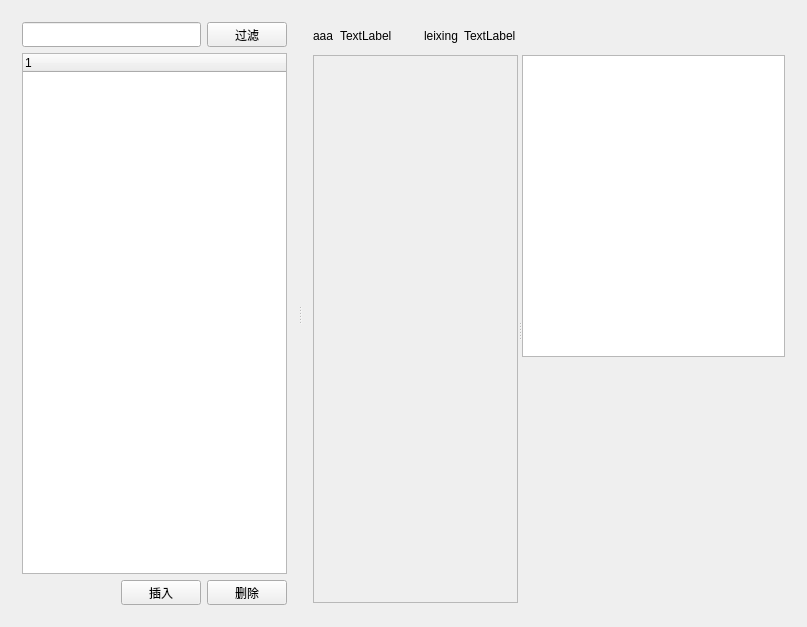
<?xml version="1.0" encoding="UTF-8"?>
<ui version="4.0">
 <class>mCustomMaterialWindowClass</class>
 <widget class="QWidget" name="mCustomMaterialWindowClass">
  <property name="geometry">
   <rect>
    <x>0</x>
    <y>0</y>
    <width>807</width>
    <height>627</height>
   </rect>
  </property>
  <property name="minimumSize">
   <size>
    <width>0</width>
    <height>0</height>
   </size>
  </property>
  <property name="windowTitle">
   <string>mMaterialWindow</string>
  </property>
  <layout class="QGridLayout" name="gridLayout_2">
   <item row="0" column="0">
    <widget class="QSplitter" name="splitter">
     <property name="orientation">
      <enum>Qt::Horizontal</enum>
     </property>
     <property name="childrenCollapsible">
      <bool>false</bool>
     </property>
     <widget class="QWidget" name="widget" native="true">
      <property name="minimumSize">
       <size>
        <width>0</width>
        <height>0</height>
       </size>
      </property>
      <layout class="QGridLayout" name="gridLayout">
       <item row="0" column="0">
        <layout class="QVBoxLayout" name="verticalLayout_2">
         <item>
          <layout class="QHBoxLayout" name="horizontalLayout">
           <property name="spacing">
            <number>6</number>
           </property>
           <item>
            <widget class="QLineEdit" name="lineEdit_Filter">
             <property name="minimumSize">
              <size>
               <width>0</width>
               <height>0</height>
              </size>
             </property>
             <property name="maximumSize">
              <size>
               <width>16777215</width>
               <height>25</height>
              </size>
             </property>
            </widget>
           </item>
           <item>
            <widget class="QPushButton" name="pushButton_Filter">
             <property name="minimumSize">
              <size>
               <width>0</width>
               <height>0</height>
              </size>
             </property>
             <property name="maximumSize">
              <size>
               <width>16777215</width>
               <height>25</height>
              </size>
             </property>
             <property name="text">
              <string>过滤</string>
             </property>
            </widget>
           </item>
          </layout>
         </item>
         <item>
          <widget class="QTreeWidget" name="treeWidget_Materials">
           <property name="minimumSize">
            <size>
             <width>0</width>
             <height>0</height>
            </size>
           </property>
           <property name="maximumSize">
            <size>
             <width>16777215</width>
             <height>16777215</height>
            </size>
           </property>
           <column>
            <property name="text">
             <string notr="true">1</string>
            </property>
           </column>
          </widget>
         </item>
         <item>
          <layout class="QHBoxLayout" name="horizontalLayout_2">
           <item>
            <spacer name="horizontalSpacer_2">
             <property name="orientation">
              <enum>Qt::Horizontal</enum>
             </property>
             <property name="sizeHint" stdset="0">
              <size>
               <width>40</width>
               <height>20</height>
              </size>
             </property>
            </spacer>
           </item>
           <item>
            <widget class="QPushButton" name="pushButton_Insert">
             <property name="minimumSize">
              <size>
               <width>0</width>
               <height>0</height>
              </size>
             </property>
             <property name="maximumSize">
              <size>
               <width>16777215</width>
               <height>25</height>
              </size>
             </property>
             <property name="text">
              <string>插入</string>
             </property>
            </widget>
           </item>
           <item>
            <widget class="QPushButton" name="pushButton_Remove">
             <property name="minimumSize">
              <size>
               <width>0</width>
               <height>0</height>
              </size>
             </property>
             <property name="maximumSize">
              <size>
               <width>16777215</width>
               <height>25</height>
              </size>
             </property>
             <property name="text">
              <string>删除</string>
             </property>
            </widget>
           </item>
          </layout>
         </item>
        </layout>
       </item>
      </layout>
     </widget>
     <widget class="QWidget" name="widget_2" native="true">
      <property name="minimumSize">
       <size>
        <width>0</width>
        <height>0</height>
       </size>
      </property>
      <layout class="QVBoxLayout" name="verticalLayout_3">
       <item>
        <widget class="QWidget" name="widget_5" native="true">
         <property name="minimumSize">
          <size>
           <width>0</width>
           <height>27</height>
          </size>
         </property>
         <property name="maximumSize">
          <size>
           <width>16777215</width>
           <height>27</height>
          </size>
         </property>
         <layout class="QHBoxLayout" name="horizontalLayout_5">
          <property name="leftMargin">
           <number>0</number>
          </property>
          <property name="topMargin">
           <number>0</number>
          </property>
          <property name="rightMargin">
           <number>0</number>
          </property>
          <property name="bottomMargin">
           <number>0</number>
          </property>
          <item>
           <widget class="QLabel" name="label_MatName">
            <property name="minimumSize">
             <size>
              <width>0</width>
              <height>27</height>
             </size>
            </property>
            <property name="maximumSize">
             <size>
              <width>16777215</width>
              <height>27</height>
             </size>
            </property>
            <property name="text">
             <string>aaa</string>
            </property>
           </widget>
          </item>
          <item>
           <widget class="QLabel" name="label_MatNameEdit">
            <property name="minimumSize">
             <size>
              <width>0</width>
              <height>27</height>
             </size>
            </property>
            <property name="maximumSize">
             <size>
              <width>16777215</width>
              <height>27</height>
             </size>
            </property>
            <property name="text">
             <string>TextLabel</string>
            </property>
           </widget>
          </item>
          <item>
           <widget class="QLabel" name="label">
            <property name="minimumSize">
             <size>
              <width>20</width>
              <height>0</height>
             </size>
            </property>
            <property name="text">
             <string/>
            </property>
           </widget>
          </item>
          <item>
           <widget class="QLabel" name="label_MatType">
            <property name="minimumSize">
             <size>
              <width>0</width>
              <height>27</height>
             </size>
            </property>
            <property name="maximumSize">
             <size>
              <width>16777215</width>
              <height>27</height>
             </size>
            </property>
            <property name="text">
             <string>leixing</string>
            </property>
           </widget>
          </item>
          <item>
           <widget class="QLabel" name="label_MatTypeEdit">
            <property name="minimumSize">
             <size>
              <width>0</width>
              <height>27</height>
             </size>
            </property>
            <property name="maximumSize">
             <size>
              <width>16777215</width>
              <height>27</height>
             </size>
            </property>
            <property name="text">
             <string>TextLabel</string>
            </property>
           </widget>
          </item>
          <item>
           <spacer name="horizontalSpacer">
            <property name="orientation">
             <enum>Qt::Horizontal</enum>
            </property>
            <property name="sizeHint" stdset="0">
             <size>
              <width>40</width>
              <height>20</height>
             </size>
            </property>
           </spacer>
          </item>
         </layout>
        </widget>
       </item>
       <item>
        <widget class="QSplitter" name="splitter_2">
         <property name="minimumSize">
          <size>
           <width>0</width>
           <height>0</height>
          </size>
         </property>
         <property name="maximumSize">
          <size>
           <width>16777215</width>
           <height>16777215</height>
          </size>
         </property>
         <property name="orientation">
          <enum>Qt::Horizontal</enum>
         </property>
         <widget class="QWidget" name="widget_3" native="true">
          <layout class="QGridLayout" name="gridLayout_4">
           <property name="leftMargin">
            <number>0</number>
           </property>
           <property name="topMargin">
            <number>0</number>
           </property>
           <property name="rightMargin">
            <number>0</number>
           </property>
           <property name="bottomMargin">
            <number>2</number>
           </property>
           <item row="0" column="0">
            <layout class="QHBoxLayout" name="horizontalLayout_4">
             <item>
              <widget class="QScrollArea" name="scrollArea">
               <property name="minimumSize">
                <size>
                 <width>200</width>
                 <height>0</height>
                </size>
               </property>
               <property name="widgetResizable">
                <bool>true</bool>
               </property>
               <property name="alignment">
                <set>Qt::AlignLeading|Qt::AlignLeft|Qt::AlignTop</set>
               </property>
               <widget class="QWidget" name="scrollAreaWidgetContents">
                <property name="geometry">
                 <rect>
                  <x>0</x>
                  <y>0</y>
                  <width>204</width>
                  <height>552</height>
                 </rect>
                </property>
                <layout class="QVBoxLayout" name="verticalLayout">
                 <property name="leftMargin">
                  <number>0</number>
                 </property>
                 <property name="topMargin">
                  <number>0</number>
                 </property>
                 <property name="rightMargin">
                  <number>0</number>
                 </property>
                 <property name="bottomMargin">
                  <number>0</number>
                 </property>
                </layout>
               </widget>
              </widget>
             </item>
            </layout>
           </item>
          </layout>
         </widget>
         <widget class="QWidget" name="widget_4" native="true">
          <layout class="QGridLayout" name="gridLayout_5">
           <property name="leftMargin">
            <number>0</number>
           </property>
           <property name="topMargin">
            <number>0</number>
           </property>
           <property name="rightMargin">
            <number>0</number>
           </property>
           <property name="bottomMargin">
            <number>2</number>
           </property>
           <item row="0" column="0">
            <layout class="QVBoxLayout" name="verticalLayout_4">
             <item>
              <widget class="QTableWidget" name="tableWidget_Curve">
               <property name="minimumSize">
                <size>
                 <width>0</width>
                 <height>240</height>
                </size>
               </property>
              </widget>
             </item>
             <item>
              <widget class="QWidget" name="widget_Curve" native="true">
               <property name="minimumSize">
                <size>
                 <width>0</width>
                 <height>240</height>
                </size>
               </property>
              </widget>
             </item>
            </layout>
           </item>
          </layout>
         </widget>
        </widget>
       </item>
      </layout>
     </widget>
    </widget>
   </item>
  </layout>
 </widget>
 <layoutdefault spacing="6" margin="11"/>
 <resources/>
 <connections/>
</ui>
